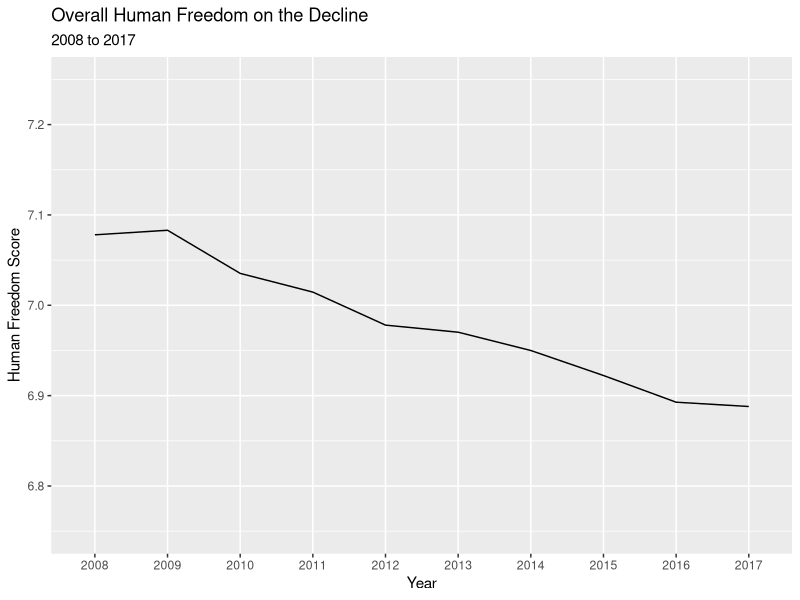
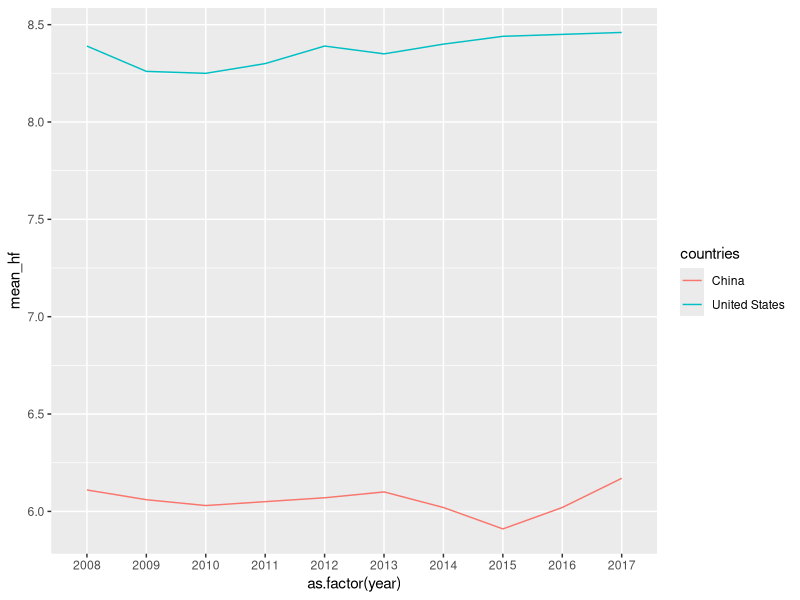
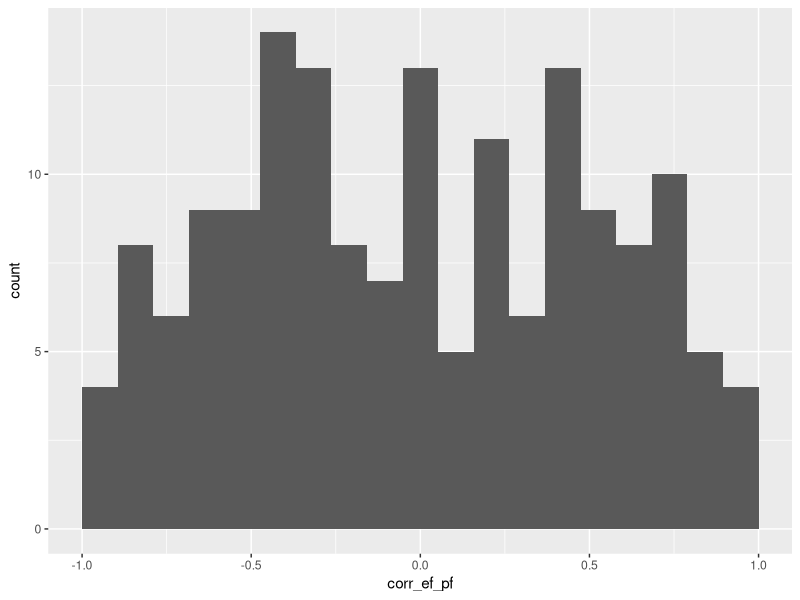
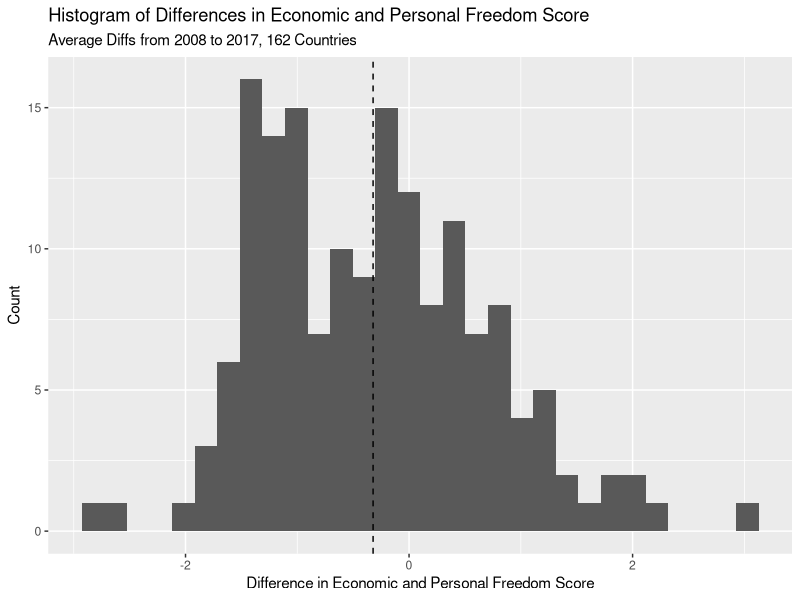
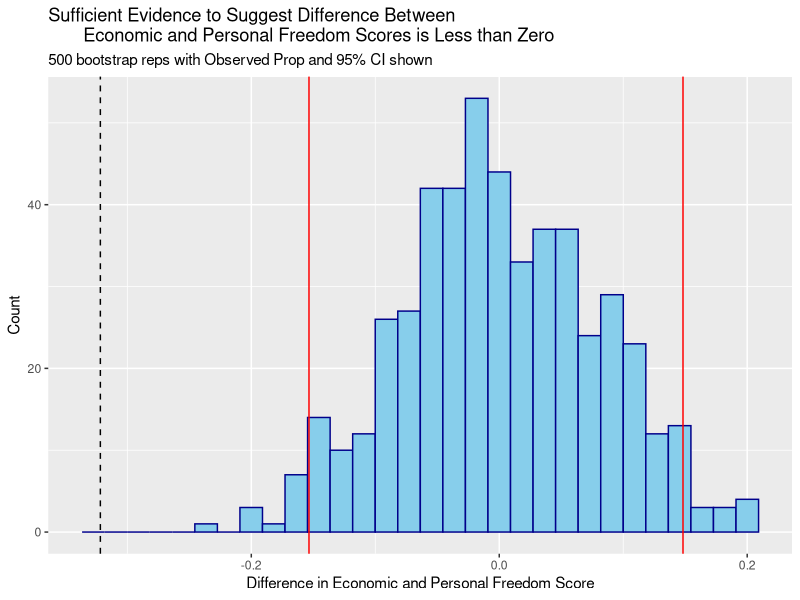
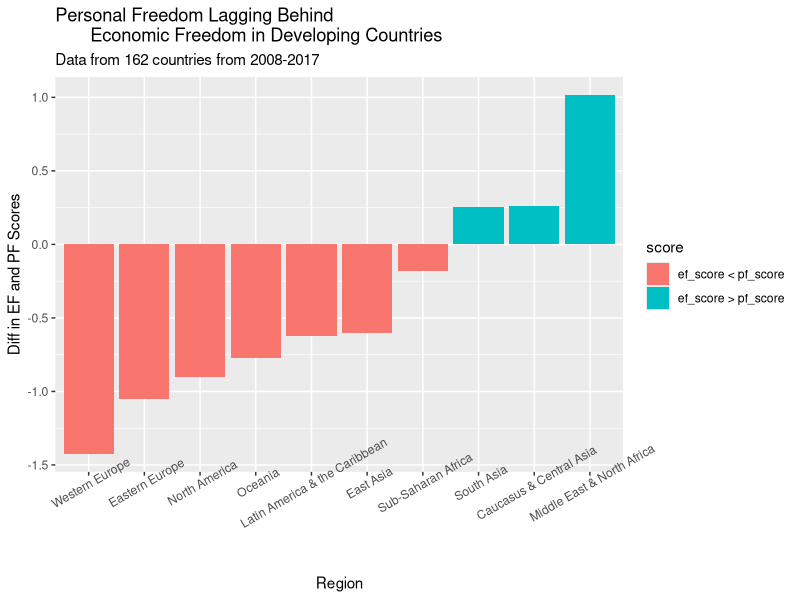
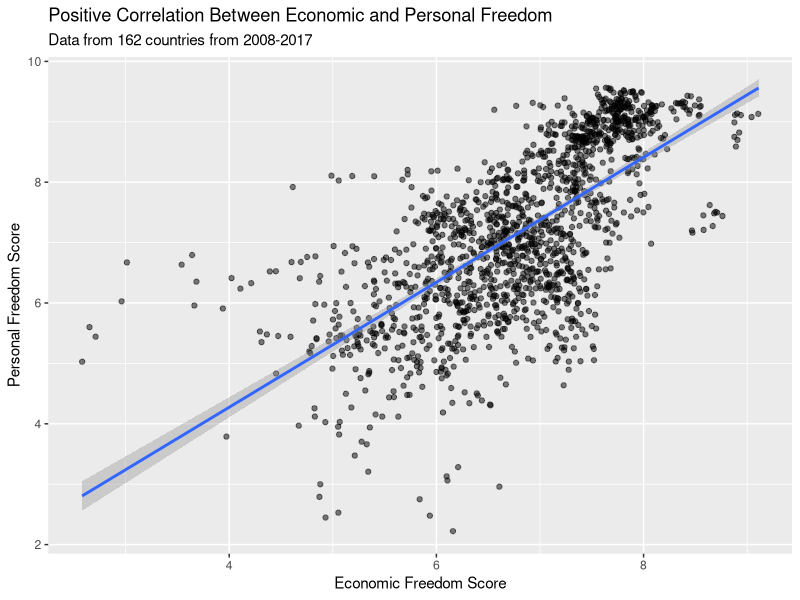

Source code (R) for these figures, in order:
## ---- chunk 1
library(tidyverse)
hfi <- read_csv("data/hfi_cc_2019.csv") 
## ---- chunk 2
glimpse(hfi)
## ---- chunk 3
hfscore_by_year <- hfi %>% 
  filter(hf_score != "-") %>% 
  group_by(year) %>% 
  summarize(mean_hf = mean(as.numeric(hf_score)))

ggplot(data = hfscore_by_year, 
       aes(x = as.factor(year), y = mean_hf, group = 1)) +
  geom_line(stat = "identity") +
  ylim(6.75, 7.25) + 
  labs(x = "Year", y = "Human Freedom Score", 
       title = "Overall Human Freedom on the Decline",
       subtitle = "2008 to 2017")
## ---- chunk 4
hfscore_china_us <- hfi %>% 
  filter(hf_score != "-" & 
           (countries == "China" | countries == "United States")) %>% 
  group_by(year, countries) %>% 
  summarize(mean_hf = mean(as.numeric(hf_score)))

ggplot(data = hfscore_china_us, 
       aes(x = as.factor(year), y = mean_hf, group = countries, color = countries)) +
  geom_line(stat = "identity")
## ---- chunk 5
hfi %>% 
  filter(hf_rank != "-") %>% 
  group_by(countries) %>% 
  mutate(avg_rank = mean(as.numeric(hf_rank))) %>% 
  distinct(countries, avg_rank) %>% 
  arrange(desc(avg_rank)) %>% 
  summarize(countries, avg_rank)
## ---- chunk 6
hfi %>% 
  filter(pf_score != "-" & ef_score != "-") %>% 
  summarize(cor = cor(as.numeric(ef_score), as.numeric(pf_score)))

corr_efpf <- hfi %>% 
  filter(pf_score != "-" & ef_score != "-") %>% 
  group_by(countries) %>% 
  mutate(corr_ef_pf = cor(as.numeric(ef_score), as.numeric(pf_score))) %>% 
  distinct(countries, corr_ef_pf) %>% 
  summarize(countries, corr_ef_pf)

ggplot(data = corr_efpf, aes(x = corr_ef_pf)) +
  geom_histogram(bins = 20)
## ---- chunk 7
clean_hfi <- hfi %>% 
  filter(pf_score != "-" & ef_score != "-") %>% 
  group_by(countries) %>% 
  mutate(mean_pf = mean(as.numeric(pf_score)),
         mean_ef = mean(as.numeric(ef_score))) %>% 
  mutate(diff_ef_pf = mean_ef - mean_pf) %>% 
  slice(1) %>% 
  summarize(countries, mean_ef, mean_pf, diff_ef_pf)

mean_diff <- clean_hfi %>% 
  summarize(mean_diff = mean(diff_ef_pf))

ggplot(data = clean_hfi, aes(x = diff_ef_pf)) +
  geom_histogram(bins = 30) +
  geom_vline(linetype = "dashed", xintercept = c(mean_diff$mean_diff)) +
  labs(x = "Difference in Economic and Personal Freedom Score", 
       y = "Count", 
       title = "Histogram of Differences in Economic and Personal Freedom Score",
       subtitle = "Average Diffs from 2008 to 2017, 162 Countries")
## ---- chunk 8
set.seed(10)
n_sims <- 500
boot_dist = numeric(n_sims) 
for(i in 1:n_sims){ 
  indices <- sample(1:nrow(clean_hfi), replace = T)
  boot_mean <- clean_hfi %>% 
    slice(indices) %>%                    
    summarize(boot_mean = mean(diff_ef_pf)) %>% 
    pull()                                
  boot_dist[i] <- boot_mean 
}

boot_means = tibble(boot_dist)
mu_0 <- 0
offset <- boot_means %>% 
  summarize(mu_0 - mean(boot_dist)) %>%
  pull()
boot_means <- boot_means %>%
  mutate(shifted_means = boot_dist + offset)
boot_1 <- boot_means%>%
  summarize(lower = quantile(shifted_means, 0.025), 
            upper = quantile(shifted_means, 0.975))
boot_1
## ---- chunk 9
obs_mean <- clean_hfi %>% 
  summarize(mean(diff_ef_pf)) %>% 
  pull()
obs_mean
## ---- chunk 10
obs_diff <- mu_0 - obs_mean
boot_means %>% 
  mutate(extreme = ifelse(shifted_means <= mu_0 - obs_diff |
                          shifted_means >= mu_0 + obs_diff, 1, 0)) %>% 
  summarize(p_val = mean(extreme))
## ---- chunk 11
ggplot(data = boot_means, aes(x = shifted_means)) +
  geom_histogram(color = "darkblue", fill = "skyblue") + 
  labs(x = "Difference in Economic and Personal Freedom Score", y = "Count", 
       title = "Sufficient Evidence to Suggest Difference Between 
       Economic and Personal Freedom Scores is Less than Zero",
       subtitle = "500 bootstrap reps with Observed Prop and 95% CI shown") +
  geom_vline(xintercept = c(boot_1$lower, boot_1$upper),
             color = "red") +
  geom_vline(linetype = "dashed", xintercept = c(mean_diff$mean_diff))
## ---- chunk 12
region_hfi <- hfi %>% 
  filter(pf_score != "-" & ef_score != "-") %>% 
  group_by(region) %>% 
  mutate(mean_pf = mean(as.numeric(pf_score)),
         mean_ef = mean(as.numeric(ef_score))) %>% 
  mutate(diff_ef_pf = mean_ef - mean_pf,
         score = ifelse(diff_ef_pf > 0, 
                        "ef_score > pf_score", "ef_score < pf_score")) %>% 
  slice(1) %>% 
  summarize(region, mean_ef, mean_pf, diff_ef_pf, score)

ggplot(data = region_hfi, aes(x = reorder(region, diff_ef_pf), 
                              y = diff_ef_pf, fill = score)) +
  geom_col() + 
  theme(axis.text.x = element_text(angle = 30)) +
  labs(x = "Region", y = "Diff in EF and PF Scores", 
       title = "Personal Freedom Lagging Behind 
       Economic Freedom in Developing Countries",
       subtitle = "Data from 162 countries from 2008-2017")
## ---- chunk 13
no_na_hfi <- hfi %>% 
  filter(pf_score != "-" & ef_score != "-")

corr_efpf <- no_na_hfi %>% 
  summarize(cor_ef_pf = cor(as.numeric(ef_score), as.numeric(pf_score)))
corr_efpf
## ---- chunk 14
ggplot(data = no_na_hfi, aes(x = as.numeric(ef_score), 
                             y = as.numeric(pf_score))) +
  geom_point(alpha = 0.5, position = "jitter") + 
  geom_smooth(method="lm") +
  labs(x = "Economic Freedom Score", y = "Personal Freedom Score", 
       title = "Positive Correlation Between Economic and Personal Freedom",
       subtitle = "Data from 162 countries from 2008-2017")
